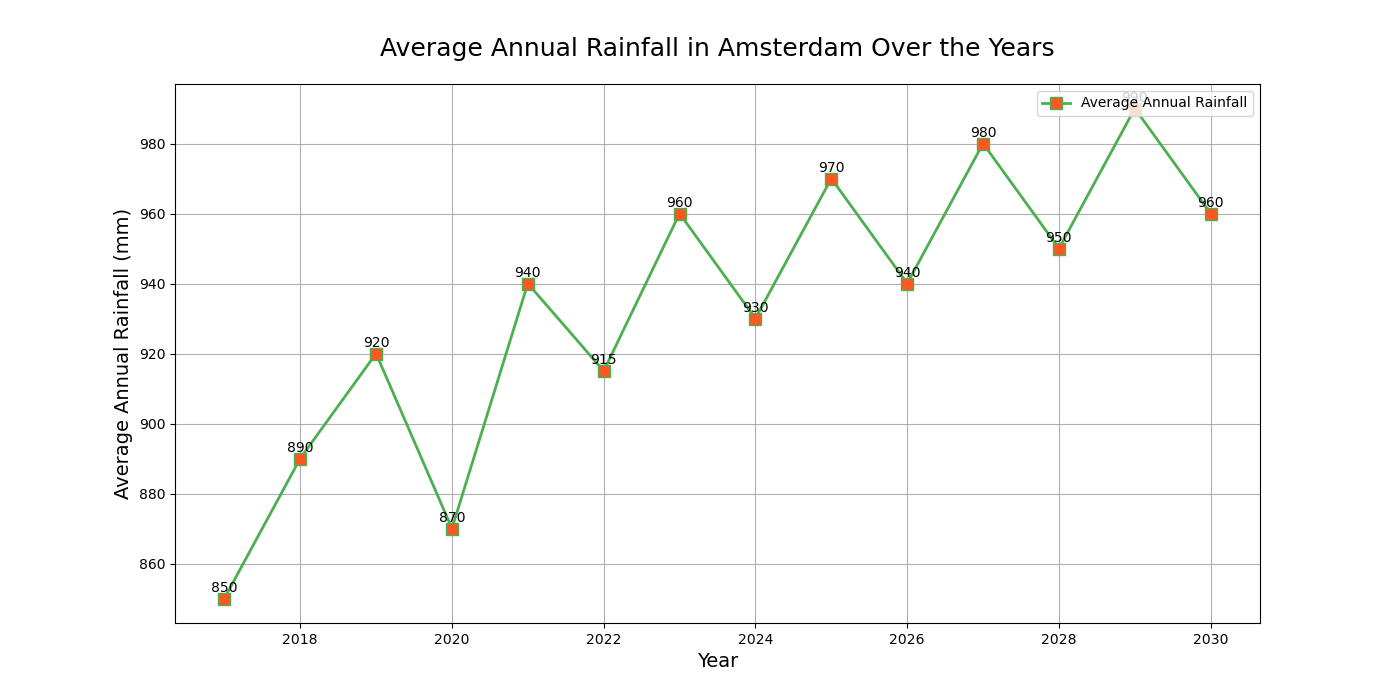

Write Python code to recreate this figure.

import matplotlib.pyplot as plt

# Given data
data = [
    {'Year': 2017, 'Average Annual Rainfall (mm)': 850},
    {'Year': 2018, 'Average Annual Rainfall (mm)': 890},
    {'Year': 2019, 'Average Annual Rainfall (mm)': 920},
    {'Year': 2020, 'Average Annual Rainfall (mm)': 870},
    {'Year': 2021, 'Average Annual Rainfall (mm)': 940},
    {'Year': 2022, 'Average Annual Rainfall (mm)': 915},
    {'Year': 2023, 'Average Annual Rainfall (mm)': 960},
    {'Year': 2024, 'Average Annual Rainfall (mm)': 930},
    {'Year': 2025, 'Average Annual Rainfall (mm)': 970},
    {'Year': 2026, 'Average Annual Rainfall (mm)': 940},
    {'Year': 2027, 'Average Annual Rainfall (mm)': 980},
    {'Year': 2028, 'Average Annual Rainfall (mm)': 950},
    {'Year': 2029, 'Average Annual Rainfall (mm)': 990},
    {'Year': 2030, 'Average Annual Rainfall (mm)': 960}
]

# Extracting Years and Average Annual Rainfall from the data
years = [item['Year'] for item in data]
rainfall = [item['Average Annual Rainfall (mm)'] for item in data]

# Creating the plot
plt.figure(figsize=(14, 7)) # Adjust size as needed

# Plotting the data
plt.plot(years, rainfall, color='#4CAF50', linestyle='-', marker='s', 
         markerfacecolor='#FF5722', markersize=8, linewidth=2, 
         label='Average Annual Rainfall')

# Adding titles and labels
plt.title('Average Annual Rainfall in Amsterdam Over the Years', fontsize=18, pad=20)
plt.xlabel('Year', fontsize=14)
plt.ylabel('Average Annual Rainfall (mm)', fontsize=14)

# Adding grid
plt.grid(True)

# Adding legend
plt.legend(loc='upper right')

# Adding annotations
for i, txt in enumerate(rainfall):
    plt.annotate(txt, (years[i], rainfall[i]), textcoords="offset points", xytext=(0,5), ha='center')

# Displaying the plot
plt.show()
